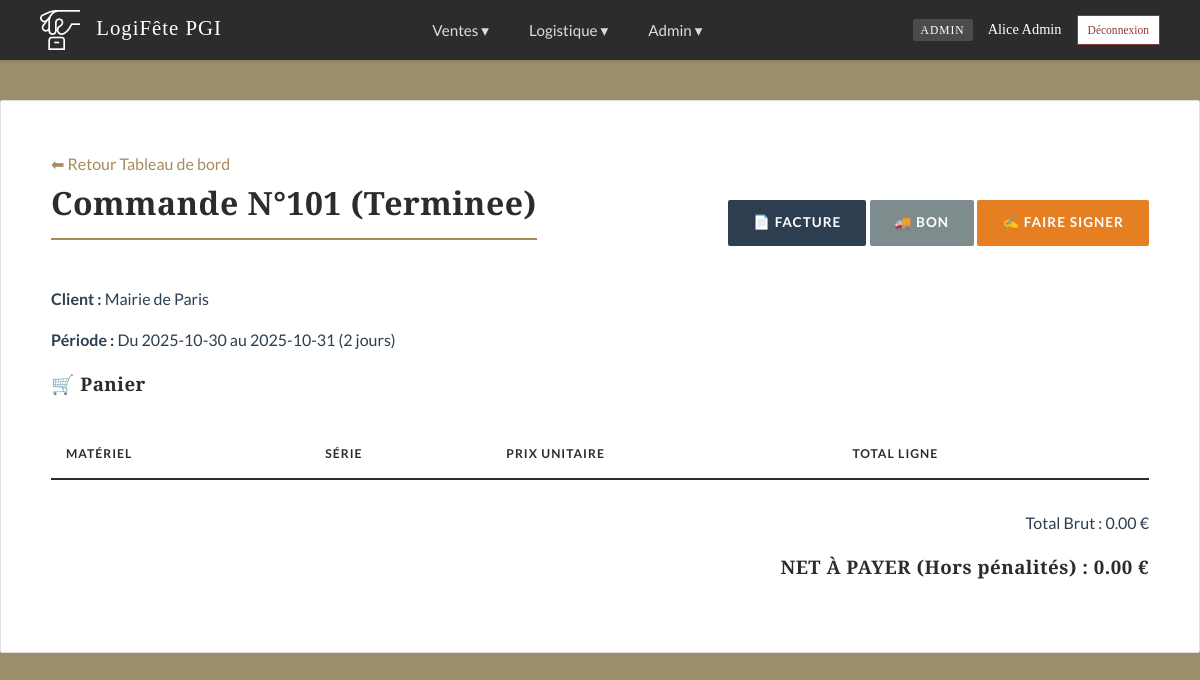
Page /commande_details.php?id=101 (signed in) on the committed database.
### tables this page shows
CREATE TABLE `commande` (
  `id_commande` int(11) NOT NULL AUTO_INCREMENT,
  `id_client` int(11) NOT NULL,
  `id_commercial` int(11) NOT NULL,
  `date_creation` datetime DEFAULT current_timestamp(),
  `date_debut` date NOT NULL,
  `date_fin` date NOT NULL,
  `etat` enum('devis','validee','terminee','annulee') DEFAULT 'devis',
  `remise_percent` int(11) DEFAULT 0,
  `penalite` decimal(10,2) DEFAULT 0.00,
  `note_interne` text DEFAULT NULL,
  `signature_client` text DEFAULT NULL,
  `date_paiement` date DEFAULT NULL,
  `date_relance` datetime DEFAULT NULL,
  `date_relance_devis` date DEFAULT NULL,
  PRIMARY KEY (`id_commande`),
  KEY `id_client` (`id_client`),
  KEY `id_commercial` (`id_commercial`)
);

CREATE TABLE `client` (
  `id_client` int(11) NOT NULL AUTO_INCREMENT,
  `nom_societe` varchar(100) NOT NULL,
  `contact_nom` varchar(100) NOT NULL,
  `email` varchar(100) NOT NULL,
  `telephone` varchar(20) DEFAULT NULL,
  `adresse` varchar(255) DEFAULT NULL,
  PRIMARY KEY (`id_client`)
);

### commande_details.php (the view, shortened to what this page needs)
<?php
require 'db.php';
require 'navbar.php';
$id_commande = $_GET['id'];
$stmt = $pdo->prepare("SELECT c.*, cl.nom_societe, cl.contact_nom, u.signature_data as signature_logifete
                       FROM commande c
                       JOIN client cl ON c.id_client = cl.id_client
                       LEFT JOIN utilisateur u ON c.id_commercial = u.id_user
                       WHERE c.id_commande = ?");
$stmt->execute([$id_commande]);
$commande = $stmt->fetch();
$ts_debut = strtotime($commande['date_debut']);
$ts_fin = strtotime($commande['date_fin']);
$duree_contrat = max(1, ($ts_fin - $ts_debut) / 86400 + 1);
$total_brut = 0; $total_journalier = 0;
$remise_percent = $commande['remise_percent'];
$remise_montant = $total_brut * ($remise_percent / 100);
$total_net = $total_brut - $remise_montant;
$current_page = basename($_SERVER['PHP_SELF']);
?>
<!DOCTYPE html>
<html lang="fr">
<head>
    <link rel="stylesheet" href="style.css">
</head>
<body>
<?= renderNavbar($_SESSION['role'], $current_page) ?>
<div class="container">
    <a href="dashboard.php">⬅ Retour Tableau de bord</a>
    <div style="display:flex; justify-content:space-between; align-items:center;">
        <h1>Commande N°<?= $id_commande ?> (<?= ucfirst($commande['etat']) ?>)</h1>
        <div style="text-align:right;">
            <?php if($commande['etat'] == 'devis'): ?>
                <a href="imprimer.php?id=<?= $id_commande ?>" target="_blank" class="btn" style="background:#3498db;">🖨️ Imprimer Devis</a>
            <?php elseif($commande['etat'] == 'validee' || $commande['etat'] == 'terminee'): ?>
                <a href="facture.php?id=<?= $id_commande ?>" target="_blank" class="btn" style="background:#2c3e50;">📄 Facture</a>
                <a href="bon_livraison.php?id=<?= $id_commande ?>" target="_blank" class="btn" style="background:#7f8c8d;">🚚 Bon</a>
                <?php if (empty($commande['signature_client'])): ?>
                    <a href="sign.php?id=<?= $id_commande ?>" class="btn" style="background:#e67e22;">✍️ Faire Signer</a>
                <?php else: ?>
                    <span class="btn" style="background:#27ae60; cursor:default;">✅ Signé</span>
                <?php endif; ?>
                <?php endif; ?>
        </div>
    </div>
    <div class="header-info">
        <p><strong>Client :</strong> <?= htmlspecialchars($commande['nom_societe']) ?></p>
        <p><strong>Période :</strong> Du <?= $commande['date_debut'] ?> au <?= $commande['date_fin'] ?> (<?= $duree_contrat ?> jours)</p>
    </div>
    <h3>🛒 Panier</h3>
    <table>
        <thead><tr><th>Matériel</th><th>Série</th><th>Prix Unitaire</th><th>Total Ligne</th></tr></thead>
    </table>
    <div style="text-align:right;">
        <p>Total Brut : <?= number_format($total_brut, 2) ?> €</p>
        <h3>NET À PAYER (Hors pénalités) : <?= number_format($total_net, 2) ?> €</h3>
    </div>
</div>
</body>
</html>

### style.css (style rules this page uses)
:root { --bg-page: #9C906C; --bg-card: #FFFFFF; --text-main: #2C3E50; --text-muted: #7F8C8D; --primary: #2C2C2C; --accent: #A68B5B; --success: #556B2F; --danger: #8B3A3A; --warning: #D4AC0D; --border-color: #E0E0E0; --input-bg: #FAFAFA; --shadow: 0 2px 10px rgba(0, 0, 0, 0.03); }
body { font-family: 'Lato', sans-serif; background-color: var(--bg-page); color: var(--text-main); margin: 0; padding-top: 60px; line-height: 1.6; font-size: 16px; }
h1, h2, h3, h4 { font-family: 'Playfair Display', serif; color: var(--primary); margin-top: 0; margin-bottom: 20px; font-weight: 700; letter-spacing: 0.5px; }
h1 { border-bottom: 2px solid var(--accent); display: inline-block; padding-bottom: 10px; margin-bottom: 30px; }
a { color: var(--accent); text-decoration: none; transition: color 0.3s; }
.container { max-width: 1100px; margin: 40px auto; background: var(--bg-card); padding: 50px; border: 1px solid var(--border-color); box-shadow: var(--shadow); border-radius: 2px; }
.btn, button { display: inline-block; padding: 12px 25px; background-color: var(--primary); color: #FFF; border: none; border-radius: 2px; cursor: pointer; font-family: 'Lato', sans-serif; font-weight: 700; text-transform: uppercase; font-size: 0.85em; letter-spacing: 1px; transition: all 0.3s; text-decoration: none; }
table { width: 100%; border-collapse: collapse; margin: 30px 0; font-size: 0.95em; }
table thead tr { background-color: transparent; border-bottom: 2px solid var(--primary); }
table th { text-align: left; padding: 15px; color: var(--primary); text-transform: uppercase; font-size: 0.8em; letter-spacing: 1px; }

### rows in the picture
commande: etat "Terminee", id_client.nom_societe "Mairie de Paris", date_debut "2025-10-30", date_fin "2025-10-31", duree_contrat "2", remise_percent "0.00"

### other values in the picture
$role "ADMIN"
$_SESSION['nom'] "Alice Admin"
$id_commande "101"
$total_brut "0.00"
